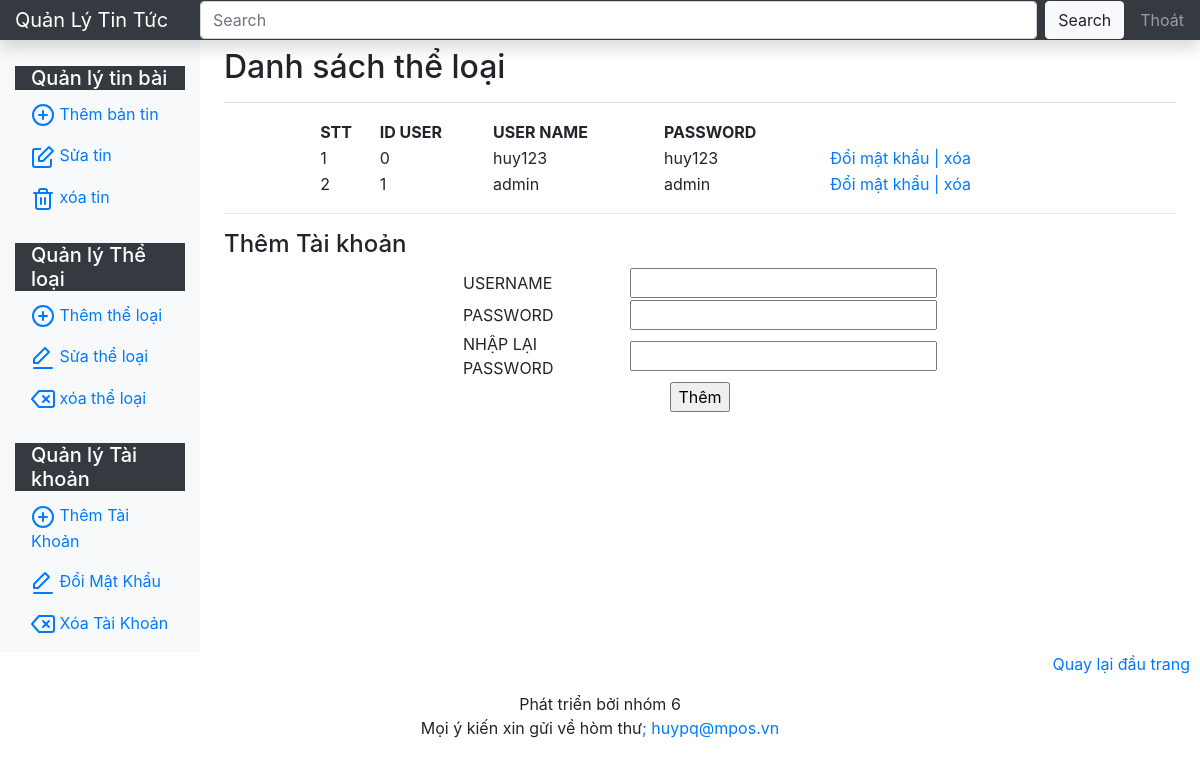
The page /add_account.php on the database its author committed.
### tables this page shows
CREATE TABLE `dangnhap` (
  `iduser` int(11) NOT NULL,
  `tentc` varchar(50) NOT NULL,
  `matkhau` varchar(50) NOT NULL
);

### data.php (called while the page is built, shortened)
<?php
class database {
	private $conn= null;
	private $host='localhost';
	private $user= 'root';
	private $pass='';
	private $data='qltintuc';
	private $result=null;
	private function connect(){
		$this->conn=new mysqli($this->host,$this->user,$this->pass,$this->data)
		or die('ket noi that bai');
		$this->conn->query('SET NAME UTF8');
	}
	public function select($sql){
		$this->result=$this->conn->query($sql);
	}
	public function fetch(){
		if($this->result->num_rows > 0){
			$row= $this->result->fetch_assoc();
		} else{
			$row = 0;
		}
		return $row;
	}
}
?>

### add_account.php (the view, shortened to what this page needs)
<?php
    include 'masterpage_admin.php';
?>
                <h1 class="h2">Danh sách thể loại</h1></div>
                <div class="addnews">
        		<table width="80%" align="center">
        			<tr>
        				<th>STT</th>
        				<th>ID USER</th>
        				<th>USER NAME</th>
        				<th>PASSWORD</th>
        			</tr>
 <?php
 	$dt->select("SELECT * FROM dangnhap");
 	$i=0;
 	while ($r=$dt->fetch()) {
 		$i++;
 		$id=$r['iduser'];
 		$username=$r['tentc'];
        $password=$r['matkhau'];
 		echo "<tr>";
 		echo "<td>$i</td><td>$id</td><td>$username</td><td>$password</td>";
 		echo "<td>";
 		echo "<a href='doi_mk.php?iduser=$id'>Đổi mật khẩu | </a>";
 		echo "<a href='delete_account.php?iduser=$id'>xóa</a>";
 		echo "</td>";
 		echo "</tr>";
 	}
 	echo "</table><hr>";
 ?>
 <div>
 <h4>Thêm Tài khoản</h4>
 	<form method="post">
 		<table width="50%" align="center">
        				<tr>
        					<td>USERNAME</td>
        					<td><input type="text" name="name" size="25"></td>
        				</tr>
                        <tr>
                            <td>PASSWORD</td>
                            <td><input type="password" name="password" size="25"></td>
                        </tr>
                           <tr>
                            <td>NHẬP LẠI PASSWORD</td>
                            <td><input type="password" name="password1" size="25"></td>
                        </tr>
        				<tr>
        					<td colspan="2" align="center"><input type="submit" name="add" value="Thêm"></td>
        				</tr>
        			</table>
 	</form>
 </div>
 <br>
 <?php
 	echo "</div> </div>
      </div>
    </main>
</div>";
 	include 'bottom.php';
 ?>

### rows shown on the page
dangnhap: iduser "0", tentc "huy123", matkhau "huy123"
dangnhap: iduser "1", tentc "admin", matkhau "admin"
